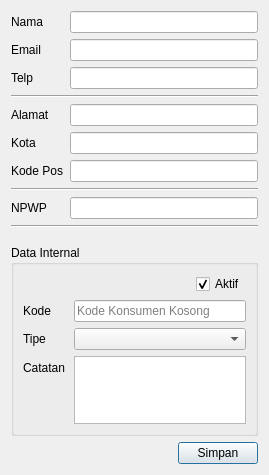
<?xml version="1.0" encoding="UTF-8"?>
<ui version="4.0">
 <class>KonsumenEditor</class>
 <widget class="QDialog" name="KonsumenEditor">
  <property name="geometry">
   <rect>
    <x>0</x>
    <y>0</y>
    <width>269</width>
    <height>475</height>
   </rect>
  </property>
  <property name="windowTitle">
   <string>Form Konsumen</string>
  </property>
  <layout class="QVBoxLayout" name="verticalLayout" stretch="0,1,0,0">
   <item>
    <layout class="QFormLayout" name="formLayout">
     <item row="0" column="0">
      <widget class="QLabel" name="namaLabel">
       <property name="text">
        <string>Nama</string>
       </property>
      </widget>
     </item>
     <item row="0" column="1">
      <widget class="QLineEdit" name="namaLineEdit"/>
     </item>
     <item row="1" column="0">
      <widget class="QLabel" name="emailLabel">
       <property name="text">
        <string>Email</string>
       </property>
      </widget>
     </item>
     <item row="1" column="1">
      <widget class="QLineEdit" name="emailLineEdit"/>
     </item>
     <item row="2" column="0">
      <widget class="QLabel" name="telpLabel">
       <property name="text">
        <string>Telp</string>
       </property>
      </widget>
     </item>
     <item row="2" column="1">
      <widget class="QLineEdit" name="telpLineEdit"/>
     </item>
     <item row="3" column="0" colspan="2">
      <widget class="Line" name="line">
       <property name="orientation">
        <enum>Qt::Orientation::Horizontal</enum>
       </property>
      </widget>
     </item>
     <item row="4" column="0">
      <widget class="QLabel" name="alamatLabel">
       <property name="text">
        <string>Alamat</string>
       </property>
      </widget>
     </item>
     <item row="4" column="1">
      <widget class="QLineEdit" name="alamatLineEdit"/>
     </item>
     <item row="5" column="0">
      <widget class="QLabel" name="kotaLabel">
       <property name="text">
        <string>Kota</string>
       </property>
      </widget>
     </item>
     <item row="5" column="1">
      <widget class="QLineEdit" name="kotaLineEdit"/>
     </item>
     <item row="6" column="0">
      <widget class="QLabel" name="kodePosLabel">
       <property name="text">
        <string>Kode Pos</string>
       </property>
      </widget>
     </item>
     <item row="6" column="1">
      <widget class="QLineEdit" name="kodePosLineEdit"/>
     </item>
     <item row="7" column="0" colspan="2">
      <widget class="Line" name="line_2">
       <property name="orientation">
        <enum>Qt::Orientation::Horizontal</enum>
       </property>
      </widget>
     </item>
     <item row="8" column="0">
      <widget class="QLabel" name="nPWPLabel">
       <property name="text">
        <string>NPWP</string>
       </property>
      </widget>
     </item>
     <item row="8" column="1">
      <widget class="QLineEdit" name="nPWPLineEdit"/>
     </item>
     <item row="9" column="0" colspan="2">
      <widget class="Line" name="line_3">
       <property name="orientation">
        <enum>Qt::Orientation::Horizontal</enum>
       </property>
      </widget>
     </item>
    </layout>
   </item>
   <item>
    <spacer name="verticalSpacer">
     <property name="orientation">
      <enum>Qt::Orientation::Vertical</enum>
     </property>
     <property name="sizeHint" stdset="0">
      <size>
       <width>20</width>
       <height>40</height>
      </size>
     </property>
    </spacer>
   </item>
   <item>
    <widget class="QGroupBox" name="formGroupBox_2">
     <property name="title">
      <string>Data Internal</string>
     </property>
     <layout class="QFormLayout" name="formLayout_2">
      <property name="horizontalSpacing">
       <number>9</number>
      </property>
      <property name="leftMargin">
       <number>9</number>
      </property>
      <property name="topMargin">
       <number>9</number>
      </property>
      <property name="rightMargin">
       <number>9</number>
      </property>
      <property name="bottomMargin">
       <number>9</number>
      </property>
      <item row="1" column="0">
       <widget class="QLabel" name="kodeKonsumenLabel">
        <property name="text">
         <string>Kode</string>
        </property>
       </widget>
      </item>
      <item row="1" column="1">
       <widget class="QLineEdit" name="kodeKonsumenLineEdit">
        <property name="placeholderText">
         <string>Kode Konsumen Kosong</string>
        </property>
       </widget>
      </item>
      <item row="2" column="0">
       <widget class="QLabel" name="tipeLabel">
        <property name="text">
         <string>Tipe</string>
        </property>
       </widget>
      </item>
      <item row="2" column="1">
       <widget class="TipeKonsumenComboBox" name="tipeBox">
        <property name="insertPolicy">
         <enum>QComboBox::InsertPolicy::InsertAtTop</enum>
        </property>
       </widget>
      </item>
      <item row="4" column="0">
       <widget class="QLabel" name="notesLabel">
        <property name="text">
         <string>Catatan</string>
        </property>
       </widget>
      </item>
      <item row="4" column="1">
       <widget class="QPlainTextEdit" name="plainTextEdit">
        <property name="maximumSize">
         <size>
          <width>16777215</width>
          <height>68</height>
         </size>
        </property>
        <property name="tabChangesFocus">
         <bool>true</bool>
        </property>
       </widget>
      </item>
      <item row="0" column="1">
       <layout class="QHBoxLayout" name="horizontalLayout">
        <item>
         <spacer name="horizontalSpacer">
          <property name="orientation">
           <enum>Qt::Orientation::Horizontal</enum>
          </property>
          <property name="sizeHint" stdset="0">
           <size>
            <width>40</width>
            <height>20</height>
           </size>
          </property>
         </spacer>
        </item>
        <item>
         <widget class="QCheckBox" name="activeCheck">
          <property name="text">
           <string>Aktif</string>
          </property>
          <property name="checked">
           <bool>true</bool>
          </property>
         </widget>
        </item>
       </layout>
      </item>
     </layout>
    </widget>
   </item>
   <item>
    <layout class="QHBoxLayout" name="horizontalLayout_2">
     <item>
      <spacer name="horizontalSpacer_2">
       <property name="orientation">
        <enum>Qt::Orientation::Horizontal</enum>
       </property>
       <property name="sizeHint" stdset="0">
        <size>
         <width>40</width>
         <height>20</height>
        </size>
       </property>
      </spacer>
     </item>
     <item>
      <widget class="QPushButton" name="simpanBox">
       <property name="text">
        <string>Simpan</string>
       </property>
      </widget>
     </item>
    </layout>
   </item>
  </layout>
 </widget>
 <customwidgets>
  <customwidget>
   <class>TipeKonsumenComboBox</class>
   <extends>QComboBox</extends>
   <header>src/customs/tipekonsumencombobox.h</header>
  </customwidget>
 </customwidgets>
 <tabstops>
  <tabstop>namaLineEdit</tabstop>
  <tabstop>emailLineEdit</tabstop>
  <tabstop>telpLineEdit</tabstop>
  <tabstop>alamatLineEdit</tabstop>
  <tabstop>kotaLineEdit</tabstop>
  <tabstop>kodePosLineEdit</tabstop>
  <tabstop>nPWPLineEdit</tabstop>
  <tabstop>activeCheck</tabstop>
  <tabstop>kodeKonsumenLineEdit</tabstop>
  <tabstop>tipeBox</tabstop>
  <tabstop>plainTextEdit</tabstop>
  <tabstop>simpanBox</tabstop>
 </tabstops>
 <resources/>
 <connections/>
</ui>
